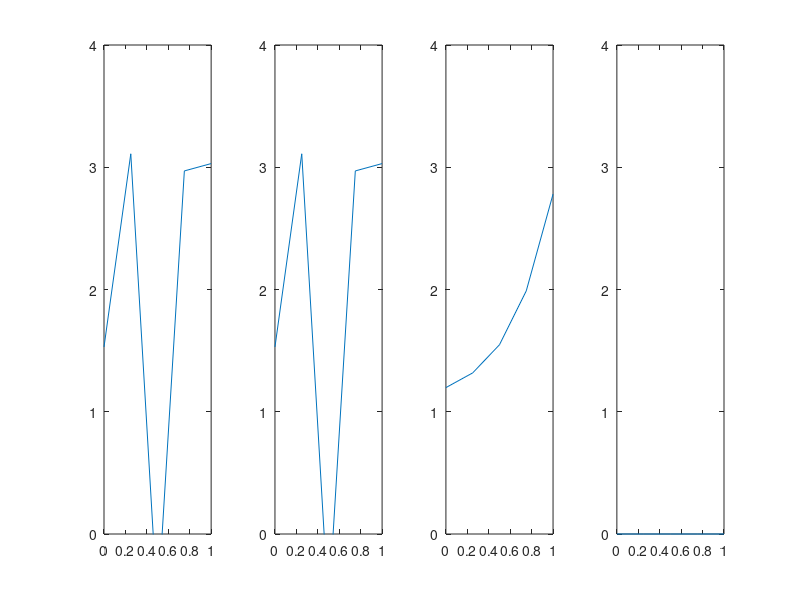

The MATLAB source for this figure:
lambda1 = 1e-6;
lambda2 = 1;
lambda3 = 1e6;

x = [0, 0.25, 0.5, 0.75, 1];
y = [1.53, 3.11, -0.61, 2.97, 3.03];

A = [x'.^4, x'.^3, x'.^2, x', ones(5,1)];
reg1 = lambda1*diag(ones(5,1));
reg2 = lambda2*diag(ones(5,1));
reg3 = lambda3*diag(ones(5,1));


A_reg1 = [A;reg1];
A_reg2 = [A;reg2];
A_reg3 = [A;reg3];
B = [y';zeros(5,1)];

alpha1=A_reg1\B;
alpha2=A_reg2\B;
alpha3=A_reg3\B;
subplot(1,4,1);
plot(x, y); axis([0,1,0,4]);
subplot(1,4,2);
plot(x, A*alpha1); axis([0,1,0,4]);
subplot(1,4,3);
plot(x, A*alpha2); axis([0,1,0,4]);
subplot(1,4,4);
plot(x, A*alpha3); axis([0,1,0,4]);

alpha1'
alpha2'
alpha3'